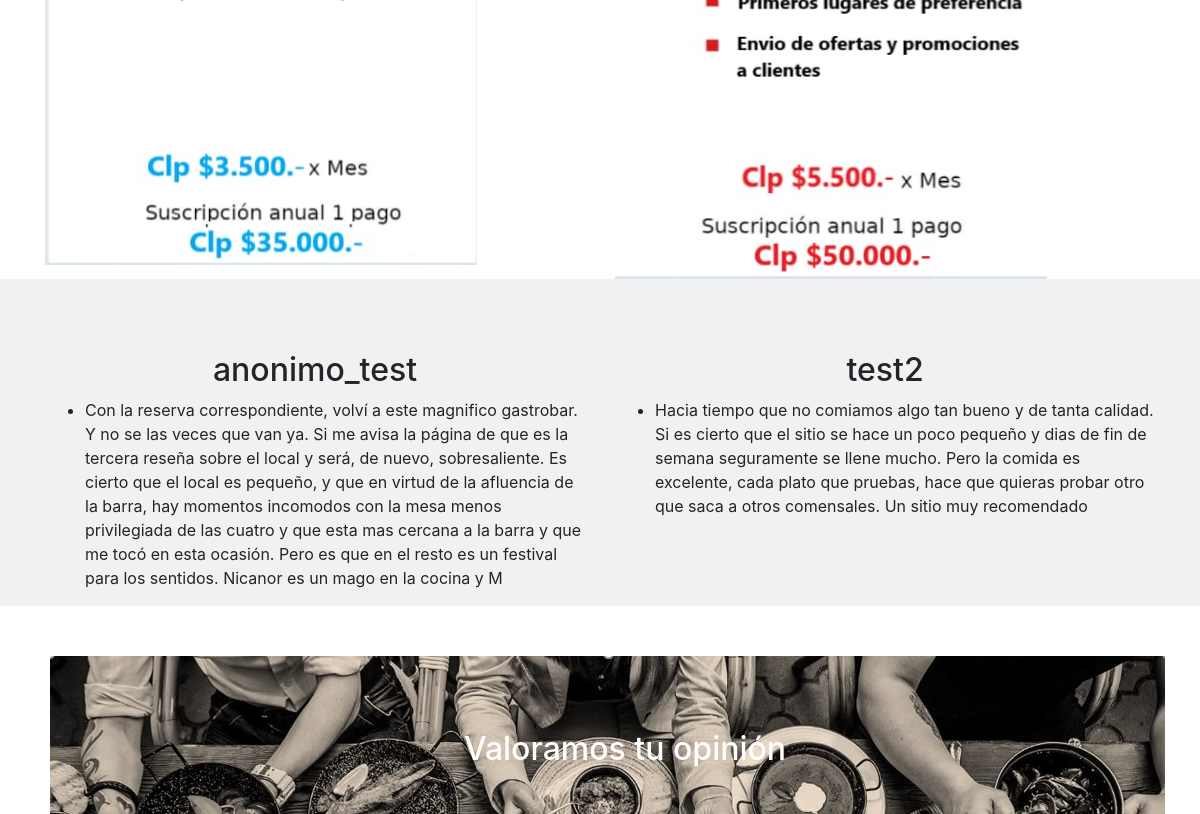
Page /catalogo/ (middle part) on the earlier database version.
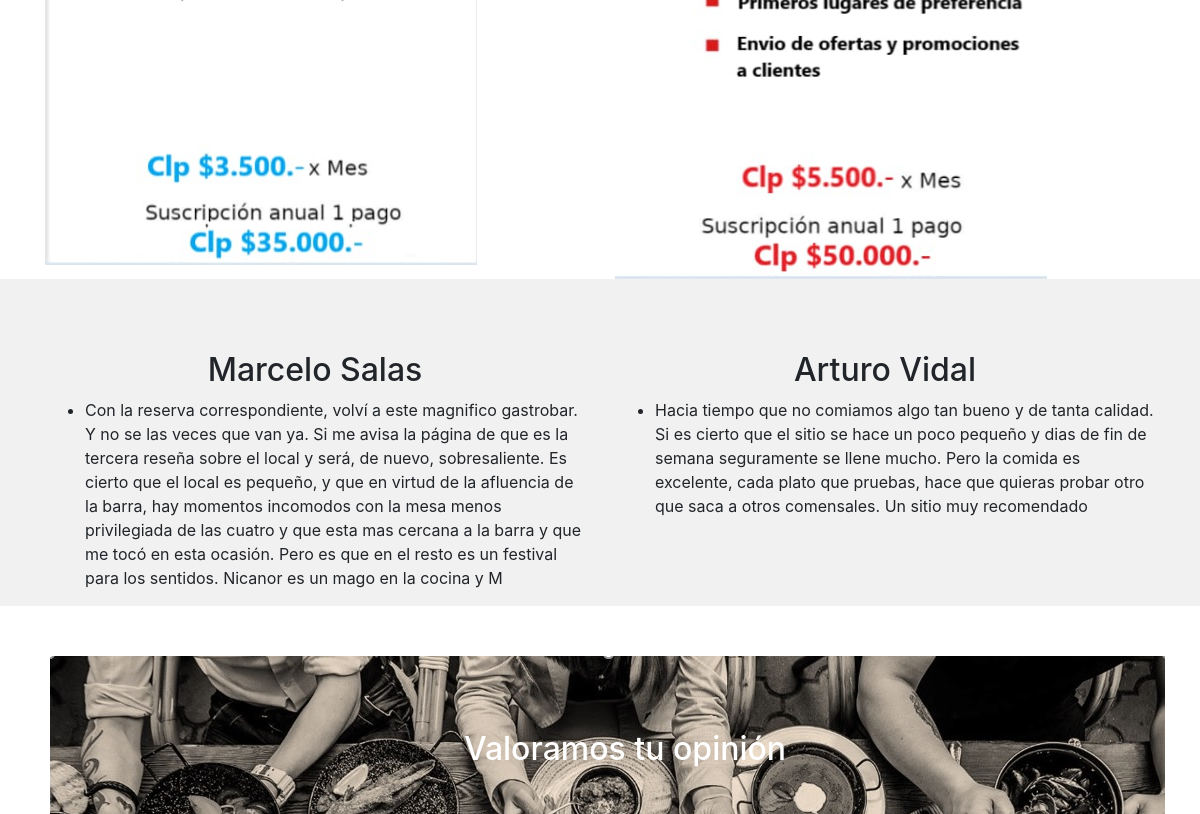
Same page on the later database version.
### catalogo/models.py (models this page shows, shortened)
class Resenhas(models.Model):
	id_resenhas=models.AutoField(primary_key=True)
	usuario=models.ForeignKey('Usuario', on_delete=models.SET_NULL, null=True)
	local=models.ForeignKey('Local', on_delete=models.SET_NULL, null=True)
	detalle=models.CharField(max_length=500)
	fecha_alta=models.DateField(null=True, blank=True)

class Usuario(models.Model):
	id_usuario=models.AutoField(primary_key=True)
	nom_usuario=models.CharField(max_length=20)
	contrasenha=models.CharField(max_length=30)
	tipo=models.CharField(max_length=1)
	estado=models.ForeignKey('Estado', on_delete=models.SET_NULL, null=True)
	fecha_alta=models.DateField(null=True, blank=True)

### catalogo/views.py (the view)
# urls.py: path('',views.inicio,name='inicio'),
def inicio(request):
	resenhas_d=Resenhas.objects.all()
	username=Resenhas.objects.all()
	return render(
		request,
		'inicio.html',
		context={'rese':resenhas_d, 'usu':username}
		)

### catalogo/templates/inicio.html (shortened to what this page needs)
<!DOCTYPE html>
<html lang="es">
   <head>
        <link rel="stylesheet" href="https://cdn.jsdelivr.net/npm/bootstrap@4.5.3/dist/css/bootstrap.min.css">
        <link rel="stylesheet" href="https://use.fontawesome.com/releases/v5.5.0/css/all.css">
        {% load static %}
        <link rel="stylesheet" href="{% static 'css/main.css' %}">
        {% load static %}
   </head>
   <body>
        {% load static %}
    <section id="planes">
          <br>
    <br>
    <br>
      <div class="container">
        <div class="row mt-5">
          <div class="col-md-6">
            <div class="info-left">
              <img src="{% static 'img/Planes/Gold.jpeg' %}" style="width:80%">
            </div>
          </div>
          <div class="col-md-6">
            <div class="info_right">
              <img src="{% static 'img/Planes/Premium.jpeg' %}" style="width:80%">
            </div>
          </div>
        </div>
      </div>
    </section>
    <section id="comensales">
    <br>
    <br>
    <br>
      <div class="container">
        <div class="row my5">
              {% if rese %}
                {% for resenhas in rese|slice:":2" %}
                 <div class="col-md-6">
                  <div class="col-6 offset-3 text-center">
                  <h2> <a>{{ resenhas.usuario.nom_usuario }}</a> </h2>
                </div>
                  <ul>
                   <li>
                    <a>{{ resenhas.detalle }}</a>
                  </li>
                 </ul>
                  </div>
                {% endfor %}
              {% else %}
              <div class="col-6 offset-3 text-center">
                 <p>No hay registros de reseñas.</p>
              </div>
              {% endif %}</p>
        </div>
      </div>
    </section>
    <footer id="contacto">
      <h2 class="text-center text-white my-4">Valoramos tu opinión</textarea></h2>
      <div class="container">
        <div class="row">
          <div class="col-md-5">
          </div>
        </div>
      </div>
    </footer>
     {% load static %}
   </body>
</html>

Differences in the rows shown:
changed through a linked row, Resenhas: usuario.nom_usuario "anonimo_test" → "Marcelo Salas"
changed through a linked row, Resenhas: usuario.nom_usuario "test2" → "Arturo Vidal"
